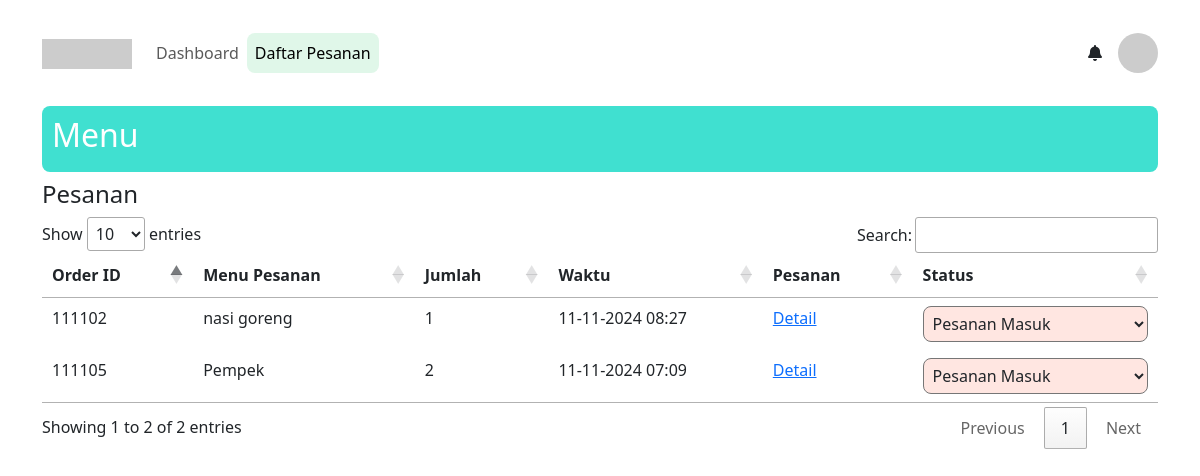
The page /kitchen/ on the database its author committed.
### jess_project/models.py (models this page shows, shortened)
class Pesanan(models.Model):
    STATUS_CHOICES = [
        ('pesanan_masuk', 'Pesanan Masuk'),
        ('diproses', 'Diproses'),
        ('selesai', 'Selesai')
    ]
    order_id = models.CharField(max_length=6, unique=True, editable=False)
    waktu = models.DateTimeField(auto_now_add=True)
    catatan = models.TextField(blank=True, null=True)
    status_pesanan = models.CharField(
        max_length=20,
        choices=STATUS_CHOICES,
        default='pesanan_masuk'
    )
    nama_pesanan = models.CharField(max_length=255)
    qty = models.IntegerField()

### jess_project/views.py (the view)
# urls.py: path('kitchen/', views.kitchen, name='kitchen'),
def kitchen(request):
    pesanan_list = Pesanan.objects.all()
    context = {
        'title': 'Apps Kitchen',
        'pesanan_list': pesanan_list
    }
    return render(request, 'kitchen.html', context)

### templates/kitchen.html (shortened to what this page needs)
{% include 'includes/header.html' %}
<div class="row mt-2">
    <div class="col-md-12 profile-section">
        <h4>Pesanan</h4>
        <table id="orderTable" class="table table-borderless">
            <thead>
                <tr>
                    <th>Order ID</th>
                    <th>Menu Pesanan</th>
                    <th>Jumlah</th>
                    <th>Waktu</th>
                    <th>Pesanan</th>
                    <th>Status</th>
                </tr>
            </thead>
            <tbody>
                {% for pesanan in pesanan_list %}
                <tr>
                    <td>{{ pesanan.order_id }}</td>
                    <td>{{ pesanan.nama_pesanan }}</td>
                    <td>{{ pesanan.qty }}</td>
                    <td>{{ pesanan.waktu|date:"d-m-Y H:i" }}</td>
                    <td><a href="#" class="text-primary" data-bs-toggle="modal" data-bs-target="#detailModal{{ pesanan.id }}">Detail</a></td>
                    <td>
                        <select class="status-select status-pending" onchange="updateStatusColor(this)">
                            <option class="status-pending" value="Pesanan Masuk" {% if pesanan.status_pesanan == 'pesanan_masuk' %}selected{% endif %}>Pesanan Masuk</option>
                        </select>
                    </td>
                </tr>
                {% endfor %}
            </tbody>
        </table>
    </div>
</div>
{% include 'includes/footer.html' %}

### templates/includes/header.html (style rules this page uses)
.status-pending { background-color: #FFE6E1; color: #FF5E4A; }
.status-select { width: 100%; padding: 5px; border-radius: 8px; color: inherit; }

### rows shown on the page
Pesanan: order_id "111105", nama_pesanan "Pempek", qty "2", waktu "11-11-2024 07:09", status_pesanan "Pesanan Masuk"
Pesanan: order_id "111102", nama_pesanan "nasi goreng", qty "1", waktu "11-11-2024 08:27", status_pesanan "Pesanan Masuk"
